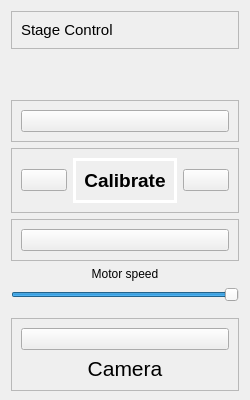
           <widget class="QWidget" name="stageControlContainer" native="true">
            <property name="minimumSize">
             <size>
              <width>250</width>
              <height>400</height>
             </size>
            </property>
            <property name="maximumSize">
             <size>
              <width>250</width>
              <height>16777215</height>
             </size>
            </property>
            <layout class="QVBoxLayout" name="verticalLayout_2">
             <property name="bottomMargin">
              <number>9</number>
             </property>
             <item>
              <widget class="QFrame" name="frame_11">
               <property name="frameShape">
                <enum>QFrame::Shape::StyledPanel</enum>
               </property>
               <property name="frameShadow">
                <enum>QFrame::Shadow::Raised</enum>
               </property>
               <layout class="QHBoxLayout" name="horizontalLayout_12">
                <item alignment="">
                 <widget class="QLabel" name="label_2">
                  <property name="font">
                   <font>
                    <pointsize>11</pointsize>
                   </font>
                  </property>
                  <property name="text">
                   <string>Stage Control</string>
                  </property>
                 </widget>
                </item>
               </layout>
              </widget>
             </item>
             <item>
              <spacer name="verticalSpacer">
               <property name="orientation">
                <enum>Qt::Orientation::Vertical</enum>
               </property>
               <property name="sizeHint" stdset="0">
                <size>
                 <width>20</width>
                 <height>40</height>
                </size>
               </property>
              </spacer>
             </item>
             <item>
              <widget class="QFrame" name="frame_9">
               <property name="sizePolicy">
                <sizepolicy hsizetype="Preferred" vsizetype="Preferred">
                 <horstretch>0</horstretch>
                 <verstretch>0</verstretch>
                </sizepolicy>
               </property>
               <property name="frameShape">
                <enum>QFrame::Shape::StyledPanel</enum>
               </property>
               <property name="frameShadow">
                <enum>QFrame::Shadow::Raised</enum>
               </property>
               <layout class="QVBoxLayout" name="verticalLayout_4">
                <item alignment="">
                 <widget class="QPushButton" name="upArrow">
                  <property name="text">
                   <string/>
                  </property>
                  <property name="icon">
                   <iconset>
                    <normaloff>:/icons/Icons/arrow-up-circle.svg</normaloff>:/icons/Icons/arrow-up-circle.svg</iconset>
                  </property>
                  <property name="iconSize">
                   <size>
                    <width>48</width>
                    <height>48</height>
                   </size>
                  </property>
                 </widget>
                </item>
               </layout>
              </widget>
             </item>
             <item>
              <widget class="QFrame" name="frame_10">
               <property name="frameShape">
                <enum>QFrame::Shape::StyledPanel</enum>
               </property>
               <property name="frameShadow">
                <enum>QFrame::Shadow::Raised</enum>
               </property>
               <layout class="QHBoxLayout" name="horizontalLayout_9">
                <item alignment="">
                 <widget class="QPushButton" name="leftArrow">
                  <property name="text">
                   <string/>
                  </property>
                  <property name="icon">
                   <iconset>
                    <normaloff>:/icons/Icons/arrow-left-circle.svg</normaloff>:/icons/Icons/arrow-left-circle.svg</iconset>
                  </property>
                  <property name="iconSize">
                   <size>
                    <width>48</width>
                    <height>48</height>
                   </size>
                  </property>
                 </widget>
                </item>
                <item>
                 <widget class="QPushButton" name="stage_calibrate_button">
                  <property name="enabled">
                   <bool>true</bool>
                  </property>
                  <property name="font">
                   <font>
                    <pointsize>14</pointsize>
                    <bold>true</bold>
                   </font>
                  </property>
                  <property name="styleSheet">
                   <string notr="true">border: 3px solid #ffffff;  /* Border color */
background-color: transparent;
padding: 8px;</string>
                  </property>
                  <property name="text">
                   <string>Calibrate</string>
                  </property>
                 </widget>
                </item>
                <item alignment="">
                 <widget class="QPushButton" name="rightArrow">
                  <property name="text">
                   <string/>
                  </property>
                  <property name="icon">
                   <iconset>
                    <normaloff>:/icons/Icons/arrow-right-circle.svg</normaloff>:/icons/Icons/arrow-right-circle.svg</iconset>
                  </property>
                  <property name="iconSize">
                   <size>
                    <width>48</width>
                    <height>48</height>
                   </size>
                  </property>
                 </widget>
                </item>
               </layout>
              </widget>
             </item>
             <item>
              <widget class="QFrame" name="frame_8">
               <property name="frameShape">
                <enum>QFrame::Shape::StyledPanel</enum>
               </property>
               <property name="frameShadow">
                <enum>QFrame::Shadow::Raised</enum>
               </property>
               <layout class="QHBoxLayout" name="horizontalLayout_10">
                <item alignment="">
                 <widget class="QPushButton" name="downArrow">
                  <property name="text">
                   <string/>
                  </property>
                  <property name="icon">
                   <iconset>
                    <normaloff>:/icons/Icons/arrow-down-circle.svg</normaloff>:/icons/Icons/arrow-down-circle.svg</iconset>
                  </property>
                  <property name="iconSize">
                   <size>
                    <width>48</width>
                    <height>48</height>
                   </size>
                  </property>
                 </widget>
                </item>
               </layout>
              </widget>
             </item>
             <item>
              <widget class="QLabel" name="label">
               <property name="text">
                <string>Motor speed</string>
               </property>
               <property name="alignment">
                <set>Qt::AlignmentFlag::AlignCenter</set>
               </property>
              </widget>
             </item>
             <item>
              <widget class="QSlider" name="horizontalSlider">
               <property name="maximum">
                <number>5</number>
               </property>
               <property name="sliderPosition">
                <number>5</number>
               </property>
               <property name="orientation">
                <enum>Qt::Orientation::Horizontal</enum>
               </property>
              </widget>
             </item>
             <item>
              <spacer name="verticalSpacer_2">
               <property name="orientation">
                <enum>Qt::Orientation::Vertical</enum>
               </property>
               <property name="sizeType">
                <enum>QSizePolicy::Policy::Fixed</enum>
               </property>
               <property name="sizeHint" stdset="0">
                <size>
                 <width>20</width>
                 <height>10</height>
                </size>
               </property>
              </spacer>
             </item>
             <item>
              <widget class="QFrame" name="frame_4">
               <property name="frameShape">
                <enum>QFrame::Shape::StyledPanel</enum>
               </property>
               <property name="frameShadow">
                <enum>QFrame::Shadow::Raised</enum>
               </property>
               <layout class="QVBoxLayout" name="verticalLayout_3">
                <property name="spacing">
                 <number>6</number>
                </property>
                <property name="leftMargin">
                 <number>9</number>
                </property>
                <property name="topMargin">
                 <number>9</number>
                </property>
                <property name="rightMargin">
                 <number>9</number>
                </property>
                <property name="bottomMargin">
                 <number>9</number>
                </property>
                <item>
                 <widget class="QPushButton" name="cameraButton">
                  <property name="toolTip">
                   <string>Camera</string>
                  </property>
                  <property name="text">
                   <string/>
                  </property>
                  <property name="icon">
                   <iconset>
                    <normaloff>:/icons/Icons/camera.svg</normaloff>:/icons/Icons/camera.svg</iconset>
                  </property>
                  <property name="iconSize">
                   <size>
                    <width>48</width>
                    <height>48</height>
                   </size>
                  </property>
                 </widget>
                </item>
                <item>
                 <widget class="QLabel" name="cameraLabel">
                  <property name="font">
                   <font>
                    <pointsize>16</pointsize>
                    <bold>false</bold>
                   </font>
                  </property>
                  <property name="text">
                   <string>Camera</string>
                  </property>
                  <property name="alignment">
                   <set>Qt::AlignmentFlag::AlignHCenter|Qt::AlignmentFlag::AlignTop</set>
                  </property>
                 </widget>
                </item>
               </layout>
              </widget>
             </item>
            </layout>
           </widget>
